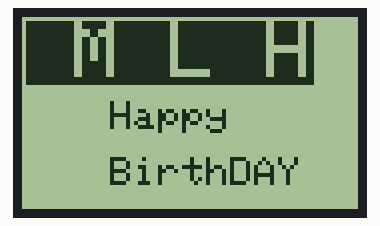
Recording of a sketch running on a simulated ESP32. Parts: 84×48 one-colour display.

Above: at 1.1 s.

The sketch:

lcd_msg_happy_bday.ino
```cpp
#include <SPI.h>
#include <Adafruit_GFX.h>
#include <Adafruit_PCD8544.h>

/* Declare LCD object for SPI
 Adafruit_PCD8544(CLK,DIN,D/C,CE,RST); */
Adafruit_PCD8544 display = Adafruit_PCD8544(18, 23, 4, 15, 2);
int contrastValue = 60; // Default Contrast Value
const int adcPin = 34;
int adcValue = 0;

void setup()
{
  /* Initialize the Display*/
  display.begin();

  /* Change the contrast using the following API*/
  display.setContrast(contrastValue);

  /* Clear the buffer */
  display.clearDisplay();
  display.display();
  delay(1000);

  /* Now let us display some text */
  display.setTextColor(WHITE, BLACK);
  display.setCursor(1,1);
  display.setTextSize(2);
  display.println(" M L H");
  display.setTextSize(1.5);
  display.setTextColor(BLACK);
  display.setCursor(22,21);
  display.println("Happy");
  display.setCursor(22,35);
  display.println("BirthDAY");
  display.display();
  delay(2000);
}

void loop()
{
  /* You can implement your own display logic here*/
}
```
